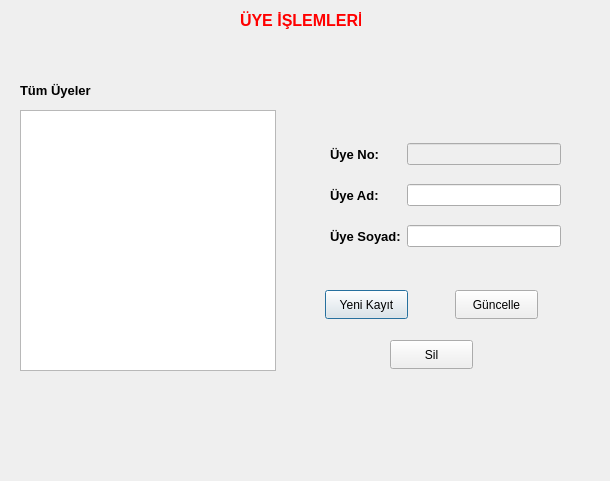
<?xml version="1.0" encoding="UTF-8"?>
<ui version="4.0">
 <class>UyeIslemleri</class>
 <widget class="QDialog" name="UyeIslemleri">
  <property name="geometry">
   <rect>
    <x>0</x>
    <y>0</y>
    <width>610</width>
    <height>481</height>
   </rect>
  </property>
  <property name="windowTitle">
   <string>Dialog</string>
  </property>
  <widget class="QLabel" name="label">
   <property name="geometry">
    <rect>
     <x>20</x>
     <y>80</y>
     <width>111</width>
     <height>20</height>
    </rect>
   </property>
   <property name="font">
    <font>
     <pointsize>10</pointsize>
     <bold>true</bold>
    </font>
   </property>
   <property name="text">
    <string>Tüm Üyeler</string>
   </property>
  </widget>
  <widget class="QLabel" name="label_2">
   <property name="geometry">
    <rect>
     <x>240</x>
     <y>10</y>
     <width>121</width>
     <height>20</height>
    </rect>
   </property>
   <property name="palette">
    <palette>
     <active>
      <colorrole role="WindowText">
       <brush brushstyle="SolidPattern">
        <color alpha="255">
         <red>255</red>
         <green>0</green>
         <blue>0</blue>
        </color>
       </brush>
      </colorrole>
     </active>
     <inactive>
      <colorrole role="WindowText">
       <brush brushstyle="SolidPattern">
        <color alpha="255">
         <red>255</red>
         <green>0</green>
         <blue>0</blue>
        </color>
       </brush>
      </colorrole>
     </inactive>
     <disabled/>
    </palette>
   </property>
   <property name="font">
    <font>
     <pointsize>12</pointsize>
     <bold>true</bold>
    </font>
   </property>
   <property name="text">
    <string>ÜYE İŞLEMLERİ</string>
   </property>
  </widget>
  <widget class="QPushButton" name="btn_yenikayit">
   <property name="geometry">
    <rect>
     <x>325</x>
     <y>290</y>
     <width>83</width>
     <height>29</height>
    </rect>
   </property>
   <property name="text">
    <string>Yeni Kayıt</string>
   </property>
  </widget>
  <widget class="QPushButton" name="btn_guncelle">
   <property name="geometry">
    <rect>
     <x>455</x>
     <y>290</y>
     <width>83</width>
     <height>29</height>
    </rect>
   </property>
   <property name="text">
    <string>Güncelle</string>
   </property>
  </widget>
  <widget class="QPushButton" name="btn_sil">
   <property name="geometry">
    <rect>
     <x>390</x>
     <y>340</y>
     <width>83</width>
     <height>29</height>
    </rect>
   </property>
   <property name="text">
    <string>Sil</string>
   </property>
  </widget>
  <widget class="QWidget" name="layoutWidget">
   <property name="geometry">
    <rect>
     <x>330</x>
     <y>130</y>
     <width>231</width>
     <height>131</height>
    </rect>
   </property>
   <layout class="QGridLayout" name="gridLayout">
    <item row="0" column="0">
     <widget class="QLabel" name="label_3">
      <property name="font">
       <font>
        <pointsize>10</pointsize>
        <bold>true</bold>
       </font>
      </property>
      <property name="text">
       <string>Üye No:</string>
      </property>
     </widget>
    </item>
    <item row="0" column="1">
     <widget class="QLineEdit" name="uye_no">
      <property name="enabled">
       <bool>false</bool>
      </property>
     </widget>
    </item>
    <item row="1" column="0">
     <widget class="QLabel" name="label_4">
      <property name="font">
       <font>
        <pointsize>10</pointsize>
        <bold>true</bold>
       </font>
      </property>
      <property name="text">
       <string>Üye Ad:</string>
      </property>
     </widget>
    </item>
    <item row="1" column="1">
     <widget class="QLineEdit" name="uye_ad"/>
    </item>
    <item row="2" column="0">
     <widget class="QLabel" name="label_5">
      <property name="font">
       <font>
        <pointsize>10</pointsize>
        <bold>true</bold>
       </font>
      </property>
      <property name="text">
       <string>Üye Soyad:</string>
      </property>
     </widget>
    </item>
    <item row="2" column="1">
     <widget class="QLineEdit" name="uye_soyad"/>
    </item>
   </layout>
  </widget>
  <widget class="QTableView" name="tableView">
   <property name="geometry">
    <rect>
     <x>20</x>
     <y>110</y>
     <width>256</width>
     <height>261</height>
    </rect>
   </property>
  </widget>
 </widget>
 <resources/>
 <connections/>
</ui>
